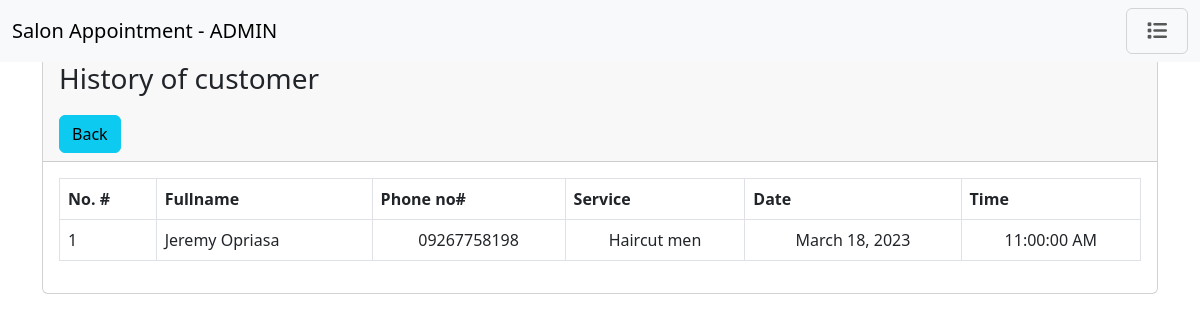
Screenshot of /admin/customer_history.php?customer_id_history=1 with the database file from the repository.
### tables this page shows
CREATE TABLE `salon_appointments` (
  `appointments_id` int(11) NOT NULL,
  `customer_id` int(11) DEFAULT NULL,
  `services_id` int(11) DEFAULT NULL,
  `service_date` date DEFAULT NULL,
  `service_time` time DEFAULT NULL,
  `service_out` time DEFAULT NULL
);

CREATE TABLE `salon_customer` (
  `customer_id` int(11) NOT NULL,
  `fullname` varchar(50) NOT NULL,
  `phone` varchar(50) NOT NULL,
  `email` varchar(100) NOT NULL
);

CREATE TABLE `salon_services` (
  `services_id` int(11) NOT NULL,
  `service_name` text DEFAULT NULL,
  `availability` enum('true','false') DEFAULT NULL,
  `price` text NOT NULL
);

### admin/customer_history.php (the view, shortened to what this page needs)
<?php
require '../connect/db_connect.php';
?>
<?php
  include './includes/header.php';
?>
<?php
  include './includes/nav.php';
?>
<div class="container mt-5">
  <div class="card">
    <div class="card-header">
      <p class="fs-3">History of customer</p>
      <a href="./customers.php" class="btn btn-info">Back</a>
    </div>
    <div class="card-body">
      <table class="table table-bordered table-hover">
        <thead>
          <tr>
            <th>No. #</th>
            <th>Fullname</th>
            <th>Phone no#</th>
            <th>Service</th>
            <th>Date</th>
            <th>Time</th>
          </tr>
        </thead>
        <tbody>
          <?php
            $customer_id = $_GET['customer_id_history'];
            $appointment_query = "SELECT sc.customer_id, sa.appointments_id, sc.fullname, sc.phone, ss.service_name, sa.service_date, sa.service_time FROM salon_customer sc JOIN salon_appointments sa ON sc.customer_id = sa.customer_id LEFT JOIN salon_services ss ON ss.services_id = sa.services_id WHERE sc.customer_id = '$customer_id' ";
            $query_appointment_run = mysqli_query($conn, $appointment_query);
            if(mysqli_num_rows($query_appointment_run) > 0){
              foreach($query_appointment_run as $i => $appointment){
          ?>
          <tr>
            <td scope="row"><?php echo $i + 1 ?></td>
            <td><?= $appointment['fullname'] ?></td>
            <td class="text-center"><?= $appointment['phone'] ?></td>
            <td class="text-center"><?= $appointment['service_name'] ?></td>
            <td class="text-center">
              <?php
                $dateFormat = DateTime::createFromFormat('Y-m-d', $appointment['service_date']);
                $formattedDate = $dateFormat->format('F j, Y');
              ?>
              <?php echo $formattedDate ?>
            </td>
            <td class="text-center">
              <?php
                if($appointment['service_time'] < 12){
                  echo $appointment['service_time'] . ' AM';
                } elseif($appointment['service_time'] >= 12){
                  echo $appointment['service_time'] . ' PM';
                }
              ?>
            </td>
          </tr>
          <?php
              }
            } else{
              echo "<h5>No record found.</h5>";
            }
          ?>
        </tbody>
      </table>
    </div>
  </div>
</div>
<?php
  include './includes/footer.php';
?>

### rows the page displays
salon_appointments: customer.fullname "Jeremy Opriasa", customer.phone "09267758198", services.service_name "Haircut men", service_date "March 18, 2023", service_time "11:00:00"
